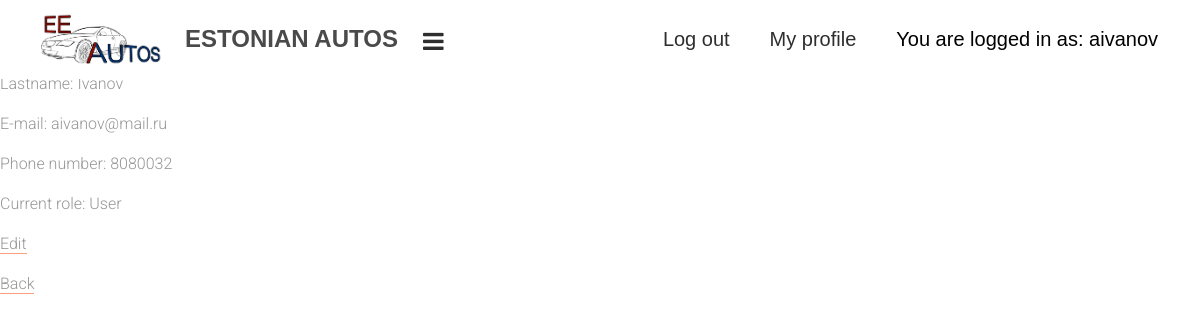
Page /MyProfile?id=11 (signed in) on the committed database.
### tables this page shows
CREATE TABLE `users` (
  `UserId` int(8) NOT NULL,
  `UserName` varchar(30) NOT NULL,
  `UserEmail` varchar(50) NOT NULL,
  `UserPass` varchar(30) NOT NULL,
  `PrivilegesId` int(8) NOT NULL DEFAULT 1,
  `FirstName` varchar(50) NOT NULL,
  `SecondName` varchar(50) NOT NULL,
  `UserNumber` varchar(30) NOT NULL
);

### inc/Database.php (called while the page is built, shortened)
<?php
class database{
private $conn;
private $host;
private $user;
private $password;
private $baseName;
function __construct() {
	$this->conn=false;
	$this->host='localhost';
	$this->user='root';
	$this->password='';
	$this->baseName='cars';
}
function connect(){
try{
$this->conn = new PDO('mysql:host='.$this->host.';dbname='.$this->
baseName, $this->user, $this->password, array(PDO::
MYSQL_ATTR_INIT_COMMAND => 'SET NAMES utf8'));
} catch (Exception $ex) {
	die("Connected failed: ".$ex->getMessage());
}
	return $this->conn;
}
function getAll($query){
	$stmt= $this->conn->prepare($query);
	$stmt->execute();
	$stmt->setFetchMode(PDO::FETCH_ASSOC);
	$response=$stmt->fetchAll();
	return $response;
}
}

### model/Model.php (called while the page is built, shortened)
<?php
class Model{
	public static function ProfileInfo($id){
	$sql="SELECT * FROM `users` WHERE UserId =$id";
	$db=new database();
	$rows=$db->getAll($sql);
	return $rows;
}
}

### controller/Controller.php (called while the page is built, shortened)
<?php
class Controller{
	public static function MyProfile($id){
		$profile=Model::ProfileInfo($id);
		include_once 'view/myProfile.php';
	}
}

### route/routing.php (called while the page is built)
<?php
$host = explode('?',$_SERVER['REQUEST_URI'])[0];
$num=substr_count($host, '/');
$path = explode('/', $host)[$num];
if($path == '' OR $path == 'index.php')
{
	$response = Controller::StartSite();
}
elseif($path == 'aboutUs'){
	$response = controller::AboutUs();
}
elseif($path == 'courses'){
	$response = controller::Courses();
}
elseif($path == 'newcarsList'){
	$response = controller::NewCarsList();
}
elseif($path == 'oldcarsList'){
	$response = controller::OldCarsList();
}
elseif($path=='category' && isset($_GET['id'])){
	$response = controller::CoursesList($_GET['id']);
}
elseif($path=='course' && isset($_GET['id'])){
	$response = controller::CoursesDetail($_GET['id']);
}
elseif($path == 'contacts'){
	$response = controller::Contacts();
}
elseif($path == 'login'){
	$response = controller::Login();
}
elseif($path == 'reg'){
	$response = controller::reg();
}
elseif($path=='loginResult'){
	$response = Controller::LoginResult();
}
elseif($path =='CorrectLogin'){
	$response = Controller::CorrectLogin();
}elseif($path =='CorrectRegister'){
	$response = Controller::CorrectRegister();
}
elseif($path == 'profile'){
	$response = Controller::Profile();
}
elseif($path=='registerResult'){
$response = Controller::RegisterResult();
}
elseif($path=='logout'){
	$response = Controller::Logout();
}
elseif($path=='politics'){
	$response = Controller::Politics();
}
elseif($path=='MyProfile' && isset($_GET['id'])){
	$response = Controller::MyProfile($_GET['id']);
}
elseif($path=='ProfileEdit' && isset($_GET['id'])){
$response = Controller::ProfileEditForm($_GET['id']);
}
elseif($path=='ProfileEditResult' && isset($_GET['id'])){
	$response = Controller::ProfileEditResult($_GET['id']);
}
elseif($path=='editCategory' && isset($_GET['id'])){
	$response = Controller::EditCategory($_GET['id']);
}
	elseif($path=='editCategoryResult' && isset($_GET['id'])){
	$response = Controller::EditCategoryResult($_GET['id']);
}
elseif($path=='editCourse' && isset($_GET['id'])){
	$response = Controller::EditCourse($_GET['id']);
}
	elseif($path=='editCourseResult' && isset($_GET['id'])){
	$response = Controller::EditCourseResult($_GET['id']);
}
elseif($path=='addCategory'){
	$response = Controller::AddCategory();
}
	elseif($path=='editCategoryResult' && isset($_GET['id'])){
	$response = Controller::EditCategoryResult($_GET['id']);
}
elseif($path=='addCourse' && isset($_GET['id'])){
	$response = Controller::AddCourse($_GET['id']);
}
elseif($path=='addCategoryResult'){
	$response = Controller::AddCategoryResult();
}
elseif($path=='addCourseResult' && isset($_GET['id'])){
	$response = Controller::AddCourseResult($_GET['id']);
}
elseif($path=='deleteCategory' && isset($_GET['id'])){
	$response = Controller::DelCategory($_GET['id']);
}
elseif($path=='deleteCourse' && isset($_GET['id'])){
	$response = Controller::DelCourse($_GET['id']);
}
elseif($path=='userAddCourse' && isset($_GET['id'])){
	$response = Controller::UserAddCourse($_GET['id']);
}
elseif($path=='myCourses' && isset($_GET['id'])){
	$response = Controller::MyCourses($_GET['id']);
}
elseif($path=='courseEnd' && isset($_GET['id'])){
	$response = Controller::CourseEnd($_GET['id']);
}
elseif($path=='adminMenu'){
	$response = Controller::AdminMenu();
}
elseif($path=='addUser'){
	$response = Controller::addUserForm();
}
elseif($path=='deleteProfile' && isset($_GET['id'])){
	$response = Controller::DeleteProfile($_GET['id']);
}
elseif($path=='deleteComment' && isset($_GET['comId']) && isset($_GET['id'])){
	$response = Controller::DeleteComment($_GET['comId'], $_GET['id']);
}
elseif($path=='addComment' && isset($_GET['id'])){
	$response = Controller::AddComment($_GET['id']);
}
else {
	$response = Controller::error404();
}
?>

### index.php (called while the page is built, shortened)
<?php
include_once 'inc/database.php';
include_once 'model/Model.php';
include_once 'controller/Controller.php';
include_once 'route/routing.php';

### view/myProfile.php (the view, shortened to what this page needs)
 <?php
  if(isset($_SESSION['UserName'])){
	  if($_SESSION['UserId'] == $id or $_SESSION['PrivilegesId']==3){
 foreach($profile as $prof){
 echo '<h2 class="bodyHeaderMain">Account: '. $prof['UserName'].'</h2>';
 echo '<p class="bodyHeader">Name: '. $prof['FirstName'].'</p>';
 echo '<p class="bodyHeader">Lastname: '. $prof['SecondName'].'</p>';
 echo '<p class="bodyHeader">E-mail: '. $prof['UserEmail'].'</p>';
 echo '<p class="bodyHeader">Phone number: '. $prof['UserNumber'].'</p>';
 echo '<p class="bodyHeader">Current role: ';
if($prof['PrivilegesId'] == 1){
 echo 'User';
}elseif ($prof['PrivilegesId'] == 2){
echo 'Moderator';
}else {
	echo 'Owner';
	}
 echo '</p>';
 }
 if($_SESSION['UserId'] == $id or $_SESSION['PrivilegesId']==3){
 echo '<p><a class="inputAdminMenu" href="ProfileEdit?id='.$prof['UserId'].'">Edit</a></p>';
  echo '<p><a class="inputAdminMenu" href="profile">Back</a></p>';
 }
  }}
   else {
	 echo '<p class="correctLogin">You didnt come in!</p>';
	 echo '<p style="text-align:center;"><a href="logReg" class="backToLogin">Log in</a></p>';
 }
 include_once 'view/layout.php';
 ?>

### html autolistcat/Untitled1.css (style rules this page uses)
a { color: #0000FF; text-decoration: underline; }
h2, .h2 { font-family: Arial; font-weight: bold; font-size: 27px; text-decoration: none; color: #000000; background-color: transparent; margin: 0px 0px 0px 0px; padding: 0px 0px 0px 0px; display: inline; }

### styles/main_styles.css (style rules this page uses)
* { margin: 0; padding: 0; -webkit-font-smoothing: antialiased; -webkit-text-shadow: rgba(0,0,0,.01) 0 0 1px; text-shadow: rgba(0,0,0,.01) 0 0 1px; }
body { font-family: 'Roboto', sans-serif; font-size: 14px; font-weight: 400; background: #FFFFFF; color: #a5a5a5; }
p { font-family: 'Roboto', sans-serif; font-size: 16px; line-height: 1.5; font-weight: 300; color: #969696; -webkit-font-smoothing: antialiased; -webkit-text-shadow: rgba(0,0,0,.01) 0 0 1px; text-shadow: rgba(0,0,0,.01) 0 0 1px; }
p a { display: inline; position: relative; color: inherit; border-bottom: solid 1px #ffa07f; -webkit-transition: all 200ms ease; -moz-transition: all 200ms ease; -ms-transition: all 200ms ease; -o-transition: all 200ms ease; transition: all 200ms ease; }
p:last-of-type { margin-bottom: 0; }
a { -webkit-transition: all 200ms ease; -moz-transition: all 200ms ease; -ms-transition: all 200ms ease; -o-transition: all 200ms ease; transition: all 200ms ease; }
a, a:hover, a:visited, a:active, a:link { text-decoration: none; -webkit-font-smoothing: antialiased; -webkit-text-shadow: rgba(0,0,0,.01) 0 0 1px; text-shadow: rgba(0,0,0,.01) 0 0 1px; }
h2 { font-size: 36px; }
h1, h2, h3, h4, h5, h6 { font-family: 'Roboto', sans-serif; -webkit-font-smoothing: antialiased; -webkit-text-shadow: rgba(0,0,0,.01) 0 0 1px; text-shadow: rgba(0,0,0,.01) 0 0 1px; line-height: 1.2; }

### html autolistcat/index.css (style rules this page uses)
body { background-color: #FFFFFF; color: #000000; font-family: Arial; font-weight: normal; font-size: 13px; line-height: 1.1875; margin: 0; padding: 0; }

### rows in the picture
users: SecondName "Ivanov", UserEmail "aivanov@mail.ru", UserNumber "8080032"

### other values in the picture
$_SESSION["UserName"] "aivanov"
